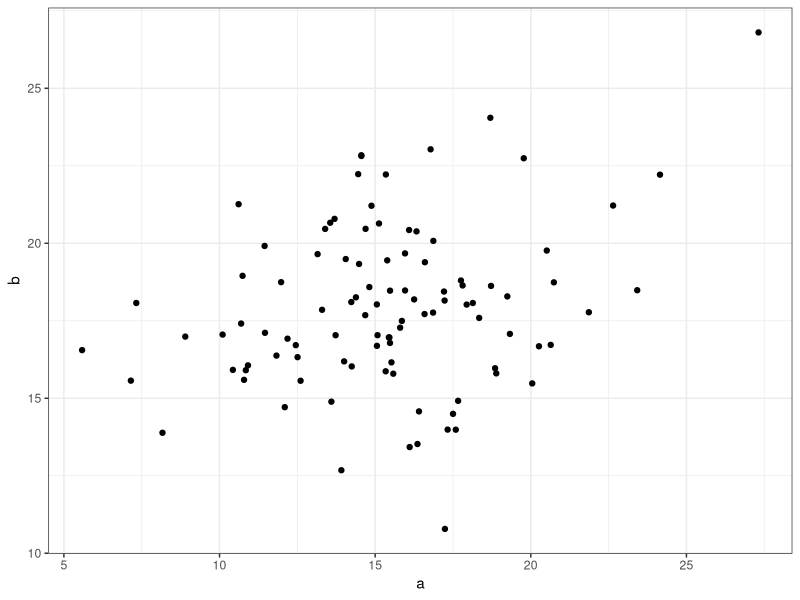

Write the R code that produced this figure.
## ---- chunk 1
set.seed(46131)
library(tidyverse)
library(psych)
library(broom)
## ---- chunk 2
observations <- tibble(
  a = rnorm(100, 15, 3.5),
  b = rnorm(100, 18, 2.8)
  )
## ---- chunk 3
des <-  describe(observations)
des
## ---- chunk 4
ggplot(observations, aes(a,b)) + geom_point() + theme_bw()
## ---- chunk 5
model <-  lm(a~b, observations)
#summary(model)
glnce <- glance(model)
